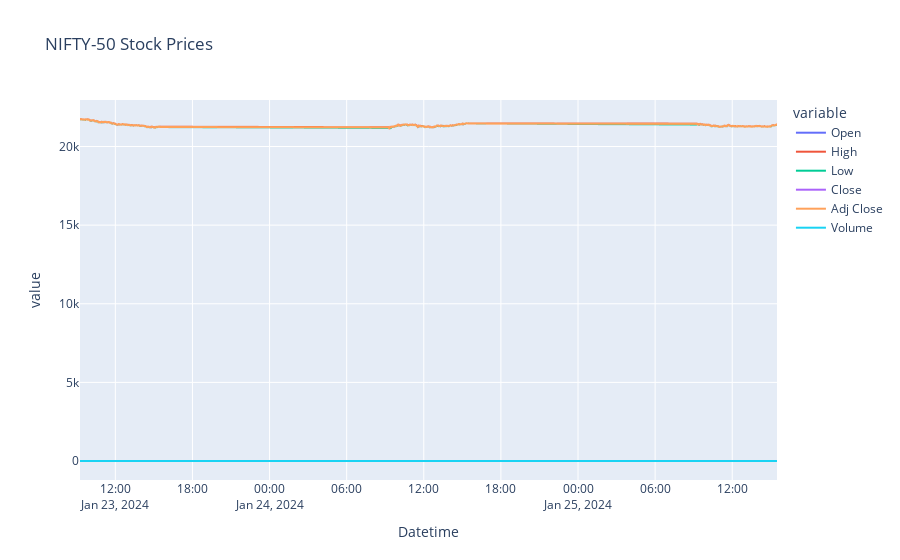

Notebook code for this chart:
### Code cell
plt.figure(figsize=(15,7))
line=px.line(data_frame=df,x=df.index,y=df.columns,title="NIFTY-50 Stock Prices")
line.show()

### Figure 1 — Plotly figure (JSON) as saved in the notebook; plotly's stock layout.template omitted (floating-point values rounded to 4 significant figures; data arrays with more than 128 entries replaced by an {"elided": "..."} marker saying what was removed)
{"data": [{"hovertemplate": "variable=Open<br>Datetime=%{x}<br>value=%{y}<extra></extra>", "legendgroup": "Open", "line": {"color": "#636efa", "dash": "solid"}, "marker": {"symbol": "circle"}, "mode": "lines", "name": "Open", "showlegend": true, "type": "scattergl", "x": {"elided": "1124 str values"}, "xaxis": "x", "y": {"elided": "1124 float values"}, "yaxis": "y"}, {"hovertemplate": "variable=High<br>Datetime=%{x}<br>value=%{y}<extra></extra>", "legendgroup": "High", "line": {"color": "#EF553B", "dash": "solid"}, "marker": {"symbol": "circle"}, "mode": "lines", "name": "High", "showlegend": true, "type": "scattergl", "x": {"elided": "1124 str values"}, "xaxis": "x", "y": {"elided": "1124 float values"}, "yaxis": "y"}, {"hovertemplate": "variable=Low<br>Datetime=%{x}<br>value=%{y}<extra></extra>", "legendgroup": "Low", "line": {"color": "#00cc96", "dash": "solid"}, "marker": {"symbol": "circle"}, "mode": "lines", "name": "Low", "showlegend": true, "type": "scattergl", "x": {"elided": "1124 str values"}, "xaxis": "x", "y": {"elided": "1124 float values"}, "yaxis": "y"}, {"hovertemplate": "variable=Close<br>Datetime=%{x}<br>value=%{y}<extra></extra>", "legendgroup": "Close", "line": {"color": "#ab63fa", "dash": "solid"}, "marker": {"symbol": "circle"}, "mode": "lines", "name": "Close", "showlegend": true, "type": "scattergl", "x": {"elided": "1124 str values"}, "xaxis": "x", "y": {"elided": "1124 float values"}, "yaxis": "y"}, {"hovertemplate": "variable=Adj Close<br>Datetime=%{x}<br>value=%{y}<extra></extra>", "legendgroup": "Adj Close", "line": {"color": "#FFA15A", "dash": "solid"}, "marker": {"symbol": "circle"}, "mode": "lines", "name": "Adj Close", "showlegend": true, "type": "scattergl", "x": {"elided": "1124 str values"}, "xaxis": "x", "y": {"elided": "1124 float values"}, "yaxis": "y"}, {"hovertemplate": "variable=Volume<br>Datetime=%{x}<br>value=%{y}<extra></extra>", "legendgroup": "Volume", "line": {"color": "#19d3f3", "dash": "solid"}, "marker": {"symbol": "circle"}, "mode": "lines", "name": "Volume", "showlegend": true, "type": "scattergl", "x": {"elided": "1124 str values"}, "xaxis": "x", "y": {"elided": "1124 int values"}, "yaxis": "y"}], "layout": {"legend": {"title": {"text": "variable"}, "tracegroupgap": 0}, "title": {"text": "NIFTY-50 Stock Prices"}, "xaxis": {"anchor": "y", "domain": [0, 1], "title": {"text": "Datetime"}}, "yaxis": {"anchor": "x", "domain": [0, 1], "title": {"text": "value"}}}}
